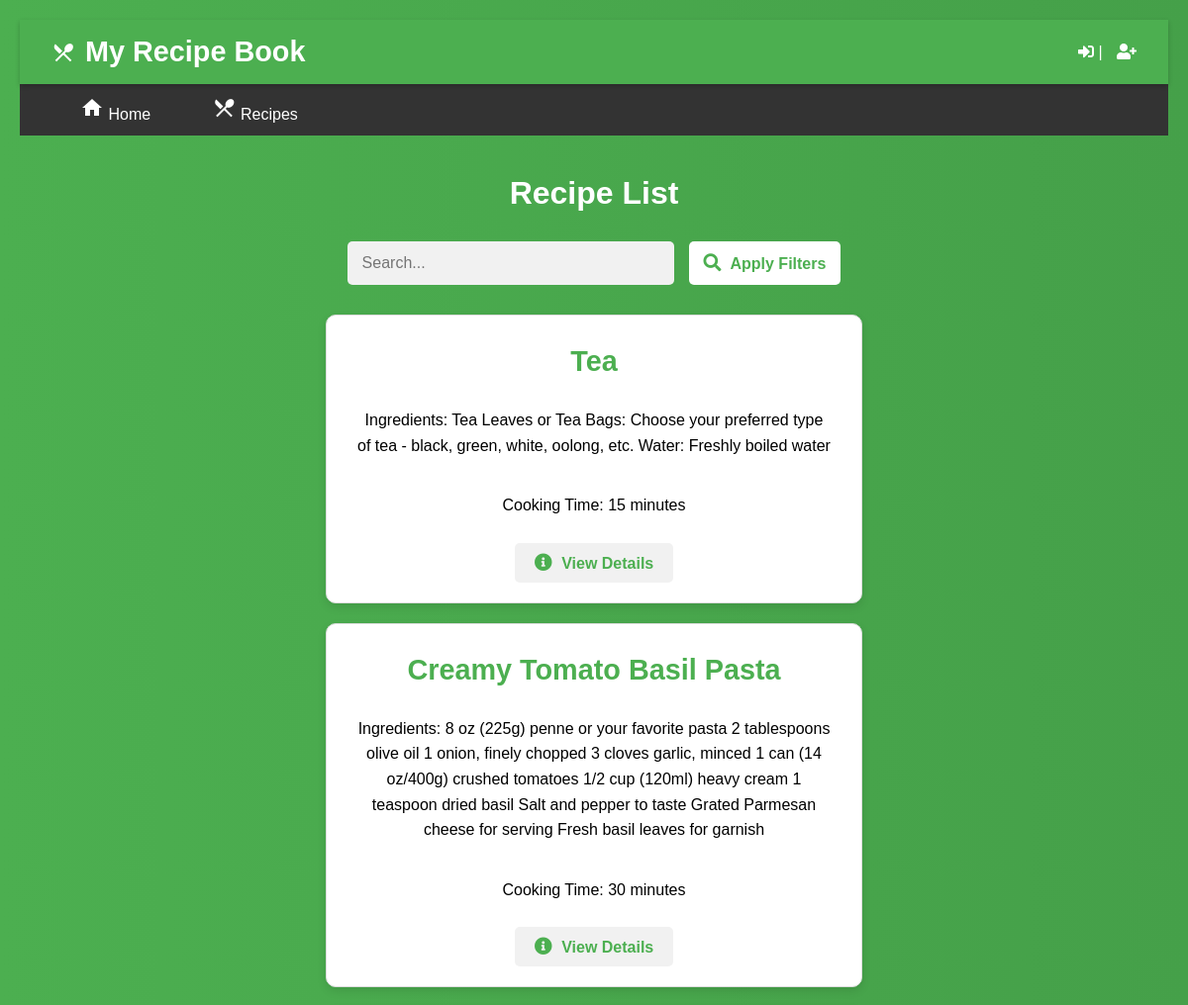
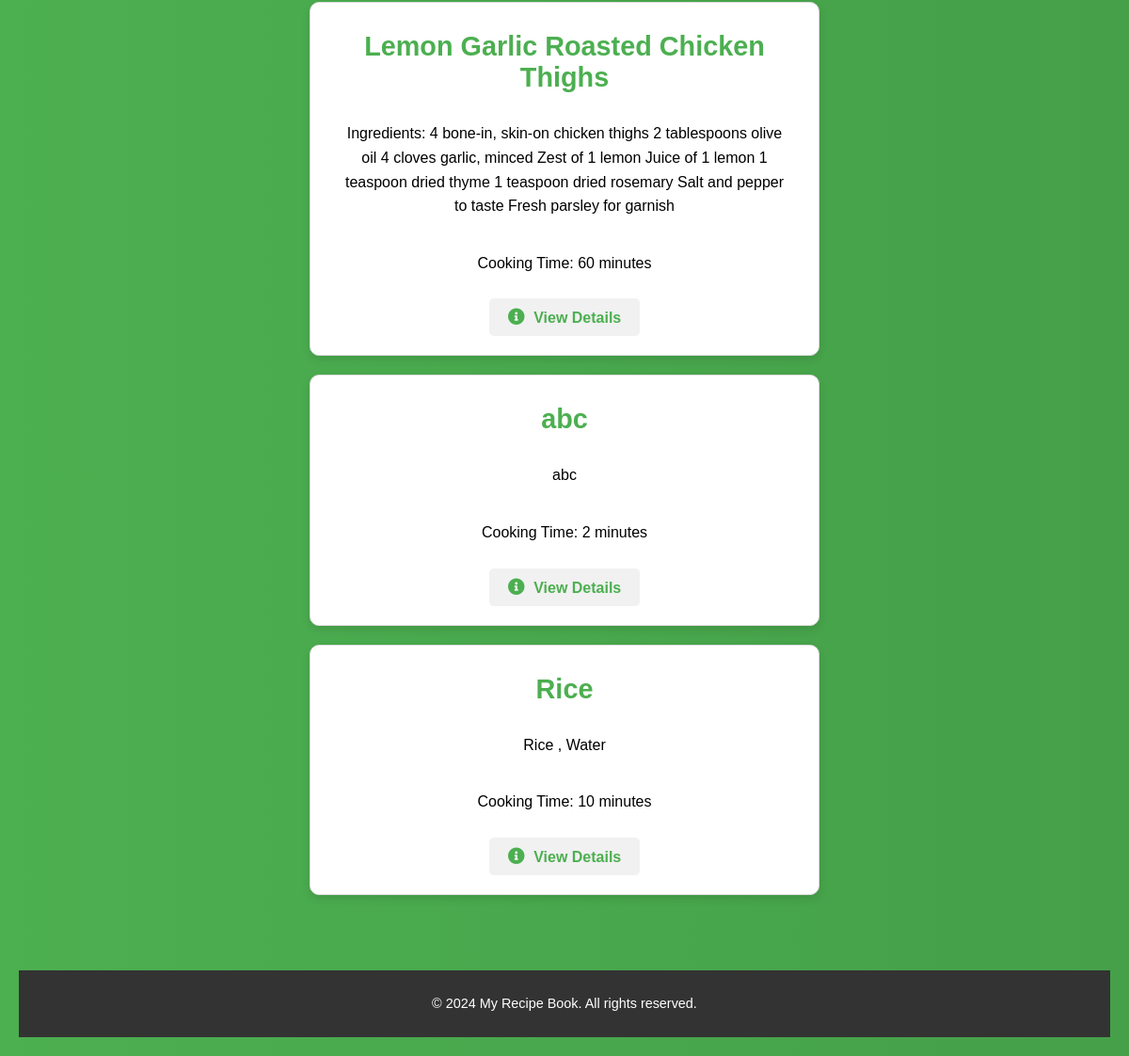
The app's page /recipes/ with its own data (2 pictures, top to bottom).
### app/models.py (models this page shows, shortened)
class Recipe(models.Model):
    title = models.CharField(max_length=255)
    author = models.ForeignKey(User, on_delete=models.CASCADE)
    ingredients = models.TextField()
    instructions = models.TextField()
    cooking_time = models.PositiveIntegerField(help_text="Cooking time in minutes")
    created_at = models.DateTimeField(auto_now_add=True)
    updated_at = models.DateTimeField(auto_now=True)

### app/views.py (the view)
# urls.py: path('recipes/', recipe_list, name='recipe_list'),
def recipe_list(request):
    query = request.GET.get('q')
    recipes = Recipe.objects.all()
    if query:
        recipes = recipes.filter(title__icontains=query)
    return render(request, 'recipe_book/recipe_list.html', {'recipes': recipes, 'query': query})

### app/templates/recipe_book/recipe_list.html (shortened to what this page needs)
{% extends 'base.html' %}
{% block content %}
  <h2>Recipe List</h2>
  <form method="get" action="{% url 'recipe_list' %}">
    <input type="text" name="q" placeholder="Search...">
    <button type="submit" class="search-button"><i class="fas fa-search food-icon"></i> Apply Filters</button>
  </form>
  {% for recipe in recipes %}
    <div class="recipe-card">
      <h3>{{ recipe.title }}</h3>
      <p>{{ recipe.ingredients }}</p>
      <p>Cooking Time: {{ recipe.cooking_time }} minutes</p>
      <a href="{% url 'recipe_detail' recipe.id %}" class="details-link"><i class="fas fa-info-circle food-icon"></i> View Details</a>
    </div>
  {% endfor %}
{% endblock %}

### app/static/css/styles.css (style rules this page uses)
body, h1, h2, h3, p, ul, li { margin: 0; padding: 0; }
body { font-family: 'Arial', sans-serif; background: #f8f8f8; color: #333; }
.recipe-card { width: 300px; margin-bottom: 20px; border: 1px solid #ddd; border-radius: 8px; overflow: hidden; }
.recipe-card h3 { padding: 10px; font-size: 1.5em; }
.recipe-card p { padding: 10px; font-size: 1em; }

### app/templates/recipe_book/recipe_list.html (style rules this page uses)
body { font-family: 'Arial', sans-serif; background: linear-gradient(to right, #4CAF50, #45a049); margin: 0; padding: 20px; color: #fff; }
h2 { color: #fff; text-align: center; font-size: 2em; margin-bottom: 30px; }
form { display: flex; justify-content: center; gap: 15px; margin-bottom: 30px; }
input, select, button { padding: 12px 15px; border: none; border-radius: 5px; font-size: 1em; outline: none; }
input, select { background-color: #f1f1f1; color: #333; width: 300px; }
button { background-color: #fff; color: #4CAF50; font-weight: bold; cursor: pointer; transition: background-color 0.3s ease; border-radius: 5px; }
p { line-height: 1.6; color: #fff; text-align: center; }
.recipe-card { background-color: #fff; color: #333; padding: 20px; border-radius: 10px; box-shadow: 0 4px 10px rgba(0, 0, 0, 0.1); margin: 20px auto; width: 90%; max-width: 500px; text-align: center; transition: transform 0.3s ease, box-shadow 0.3s ease; }
.recipe-card h3 { font-size: 1.8em; color: #4CAF50; margin-bottom: 10px; }
.recipe-card p { font-size: 1em; margin-bottom: 15px; color : black ; }
.details-link { display: inline-block; text-decoration: none; color: #4CAF50; background-color: #f1f1f1; padding: 10px 20px; border-radius: 5px; font-weight: bold; transition: background-color 0.3s ease, color 0.3s ease; }
.food-icon { font-size: 18px; margin-right: 5px; }

### records on screen
Recipe: title "Tea", ingredients "Ingredients: Tea Leaves or Tea Bags: Choose your preferred type of tea - black, green, white, oolong, etc. Water: Freshly boiled water", cooking_time "15"
Recipe: title "Creamy Tomato Basil Pasta", ingredients "Ingredients: 8 oz (225g) penne or your favorite pasta 2 tablespoons olive oil 1 onion, finely chopped 3 cloves garlic, minced 1 can (14 oz/400g) crushed tomatoes 1/2 cup (120ml) heavy cream 1 teaspoon dried basil Salt and pepper to taste Grated Parmesan cheese for serving Fresh basil leaves for garnish", cooking_time "30"
Recipe: title "Lemon Garlic Roasted Chicken Thighs", ingredients "Ingredients: 4 bone-in, skin-on chicken thighs 2 tablespoons olive oil 4 cloves garlic, minced Zest of 1 lemon Juice of 1 lemon 1 teaspoon dried thyme 1 teaspoon dried rosemary Salt and pepper to taste Fresh parsley for garnish", cooking_time "60"
Recipe: title "abc", ingredients "abc", cooking_time "2"
Recipe: title "Rice", ingredients "Rice , Water", cooking_time "10"
